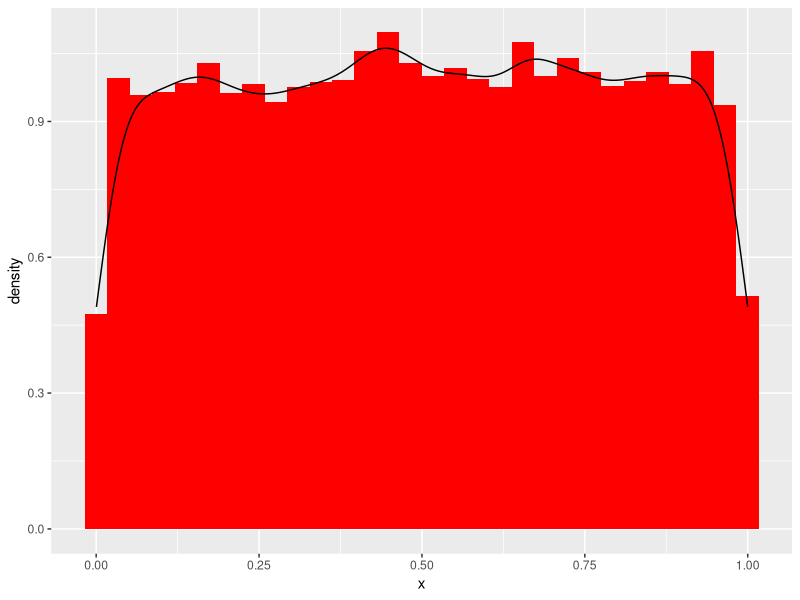
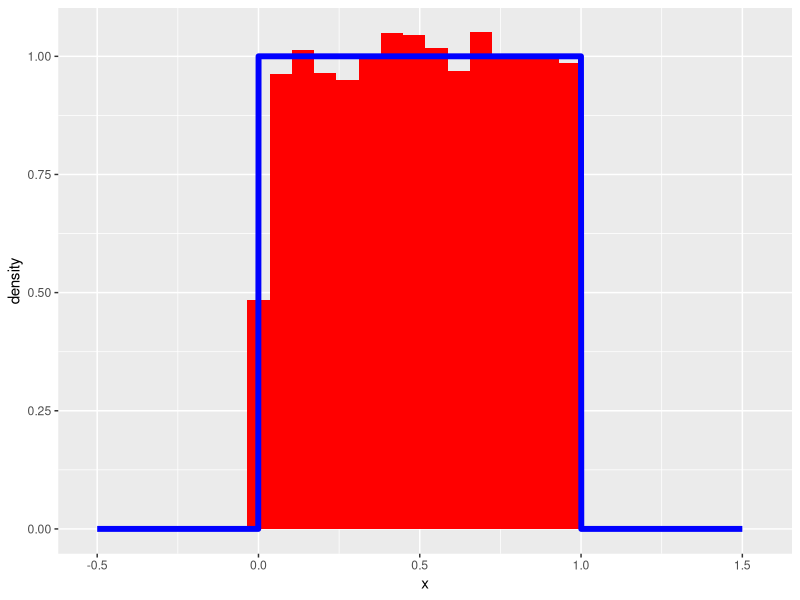
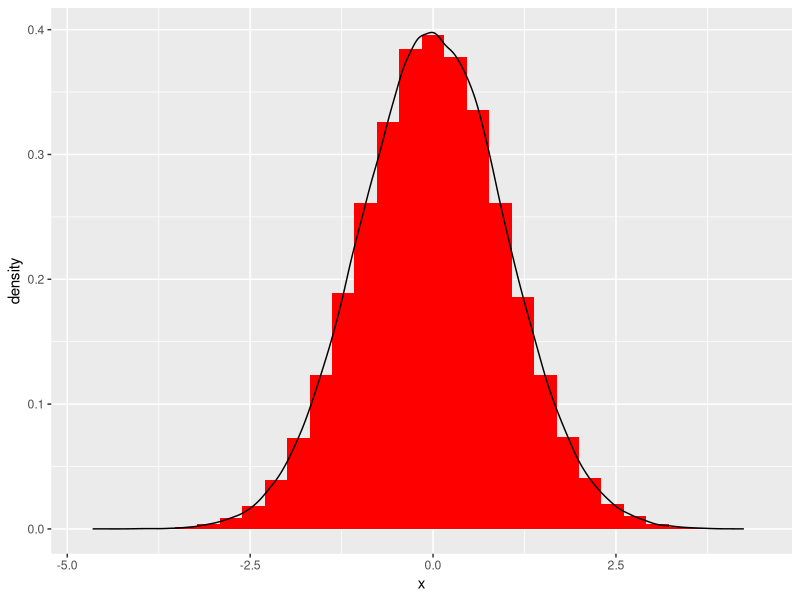
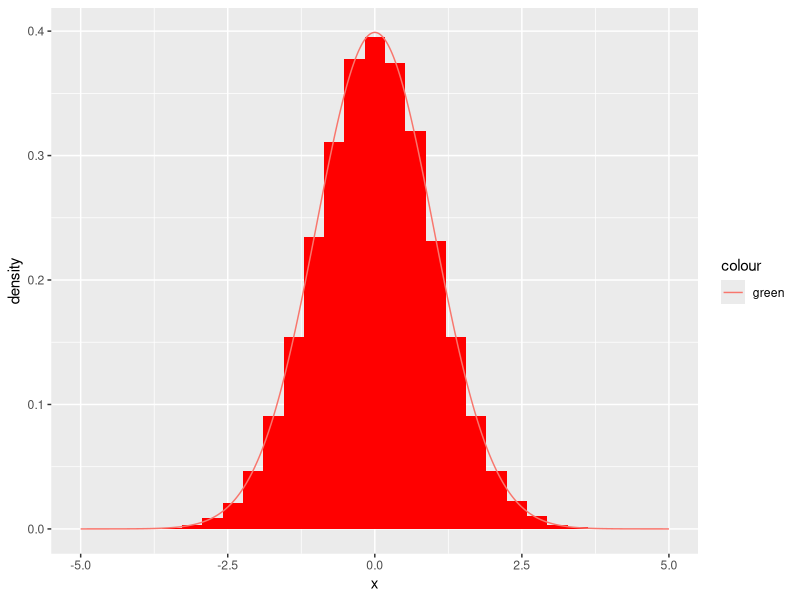
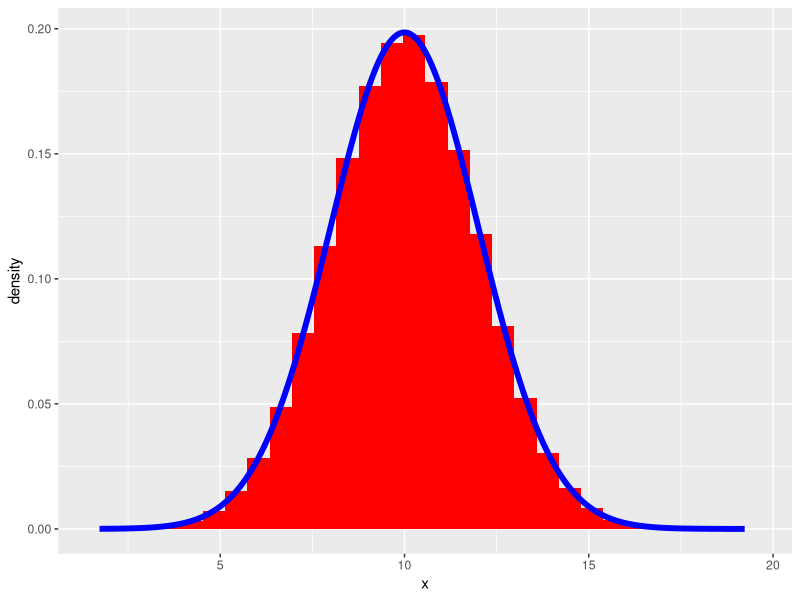
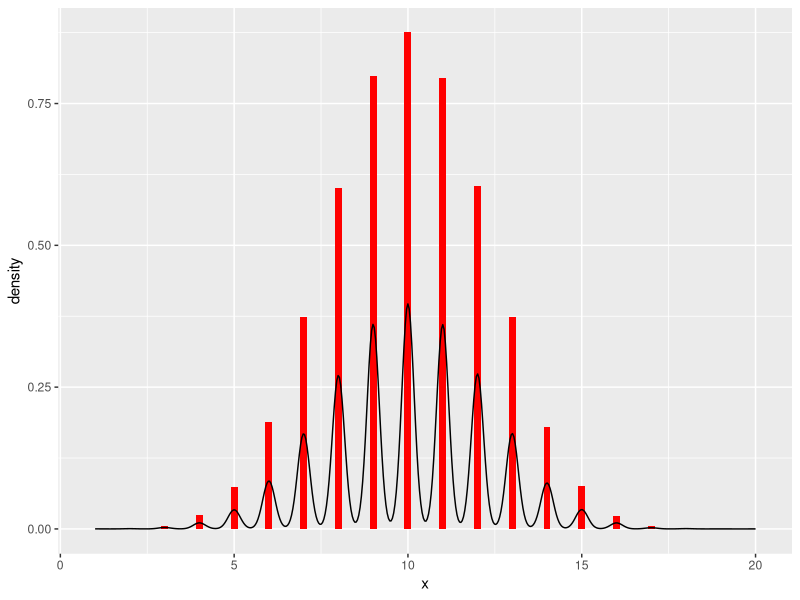
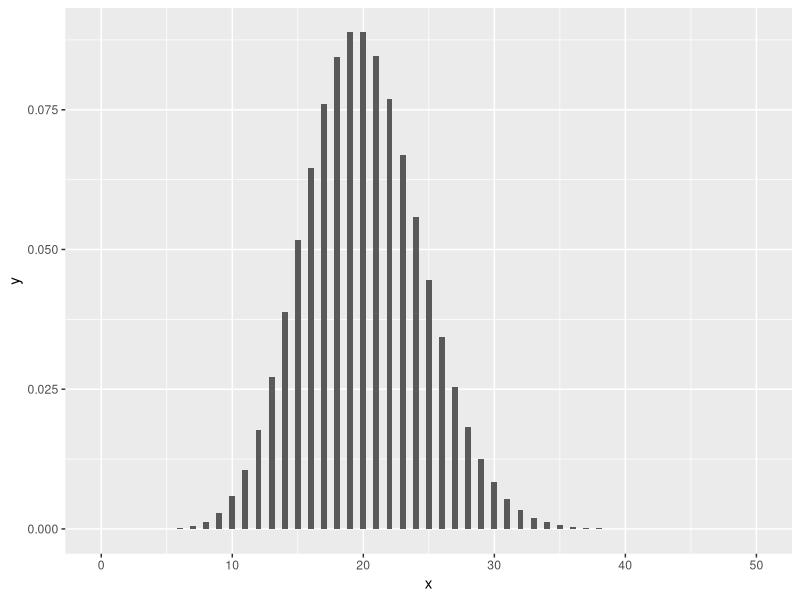
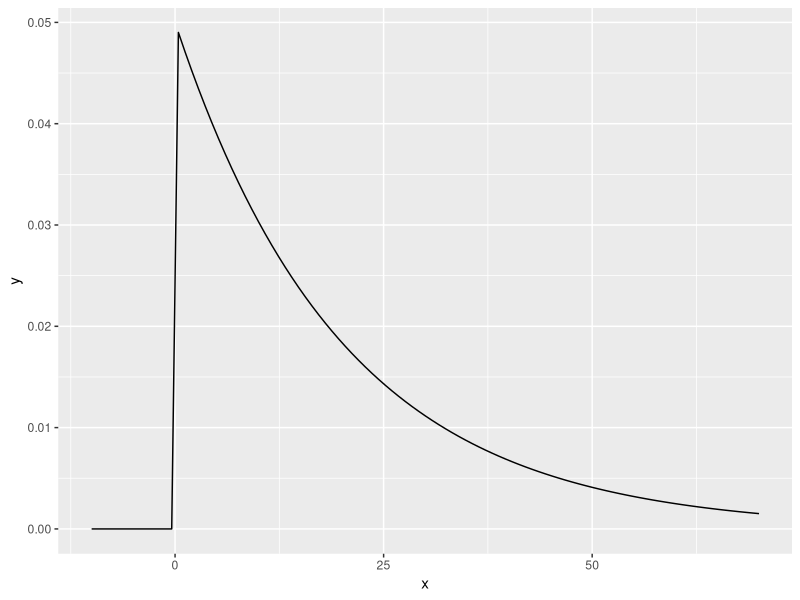

The R source for these figures, in order:
require(ggplot2)
# равномерное распределение (unif)
set.seed(1234)
punif(40000,min=30000,max=60000)
qunif(1/3,min=30000,max=60000)
qunif(1/2,min=30000,max=60000)
rnd_unif  <- data.frame(x=runif(20000))
require(ggplot2)
ggplot(data=rnd_unif,aes(x=x,y=..density..))+
  geom_histogram(fill="red")+geom_density()
# график теоретической плотности равномерного распределения, наложеннный на
# гистограмму
fun_unif <- data.frame(x=seq(-.5,1.5,length.out = 2000))

fun_unif$val <- dunif(fun_unif$x,min=0,max=1)
ggplot(data=rnd_unif,aes(x=x,y=..density..))+
  geom_histogram(fill="red")+
    geom_line(data=fun_unif,aes(x,val),size=2,col="blue")


# нормальное  распределение (norm)

rnd_norm<- data.frame(x=rnorm(200000))
ggplot(data=rnd_norm,aes(x=x,y=..density..))+
  geom_histogram(fill="red")+geom_density()
fun_norm  <-data.frame(x = seq(-5,5,length.out = 20000))
fun_norm$val  <-  dnorm(fun_norm$x)
ggplot(data=rnd_norm,aes(x=x,y=..density..))+
  geom_histogram(fill="red")+
#  geom_density()+
  geom_line(data=fun_norm,aes(col="green",x=x,y=val))
# добабление графика функции средсвами ggplot2::stat_func()
rnd_norm_10_2<- data.frame(x=rnorm(200000,mean = 10,sd=2))
ggplot(data=rnd_norm_10_2,aes(x=x))+
  geom_histogram(fill="red",aes(y=..density..))+
  stat_function(data=rnd_norm_10_2,fun=dnorm, col="blue",size=2,n=500,
                args = list(mean=mean(rnd_norm_10_2$x),sd=sd(rnd_norm_10_2$x)))

summary(rnd_norm_10_2)
mean(rnd_norm_10_2$x)
median(rnd_norm_10_2$x)
sd(rnd_norm_10_2$x)
var(rnd_norm_10_2$x)


# биноминальное распределение (binom)
rnd_binom_20<- data.frame(x=rbinom(200000,size=20,prob=0.5))
ggplot(data=rnd_binom_20,aes(x=x,y=..density..))+
  geom_histogram(fill="red",binwidth=0.2)+geom_density()



# распределение Пуассона (pois) The Poisson Distribution

# график плотности (density)
ggplot(data.frame(x=c(0,50)),aes(x)) + stat_function(fun=dpois,args = list(lambda=20),geom="bar") 

# экспонециальное распределение

ggplot(data.frame(x=c(-10,70)),aes(x)) + stat_function(fun=dexp,args = list(rate=1/20),geom="line") 

nosim <- 10000
lambda <- 20
rnd_exp_samples <- rexp(n = nosim,rate = lambda)
rnd_pois_samples <- rpois(n = nosim,lambda  = lambda)

mean(rnd_exp_samples)
sd(rnd_exp_samples)
mean(rnd_pois_samples)
sd(rnd_pois_samples)
mean(rnd_exp_samples) * mean(rnd_pois_samples)
